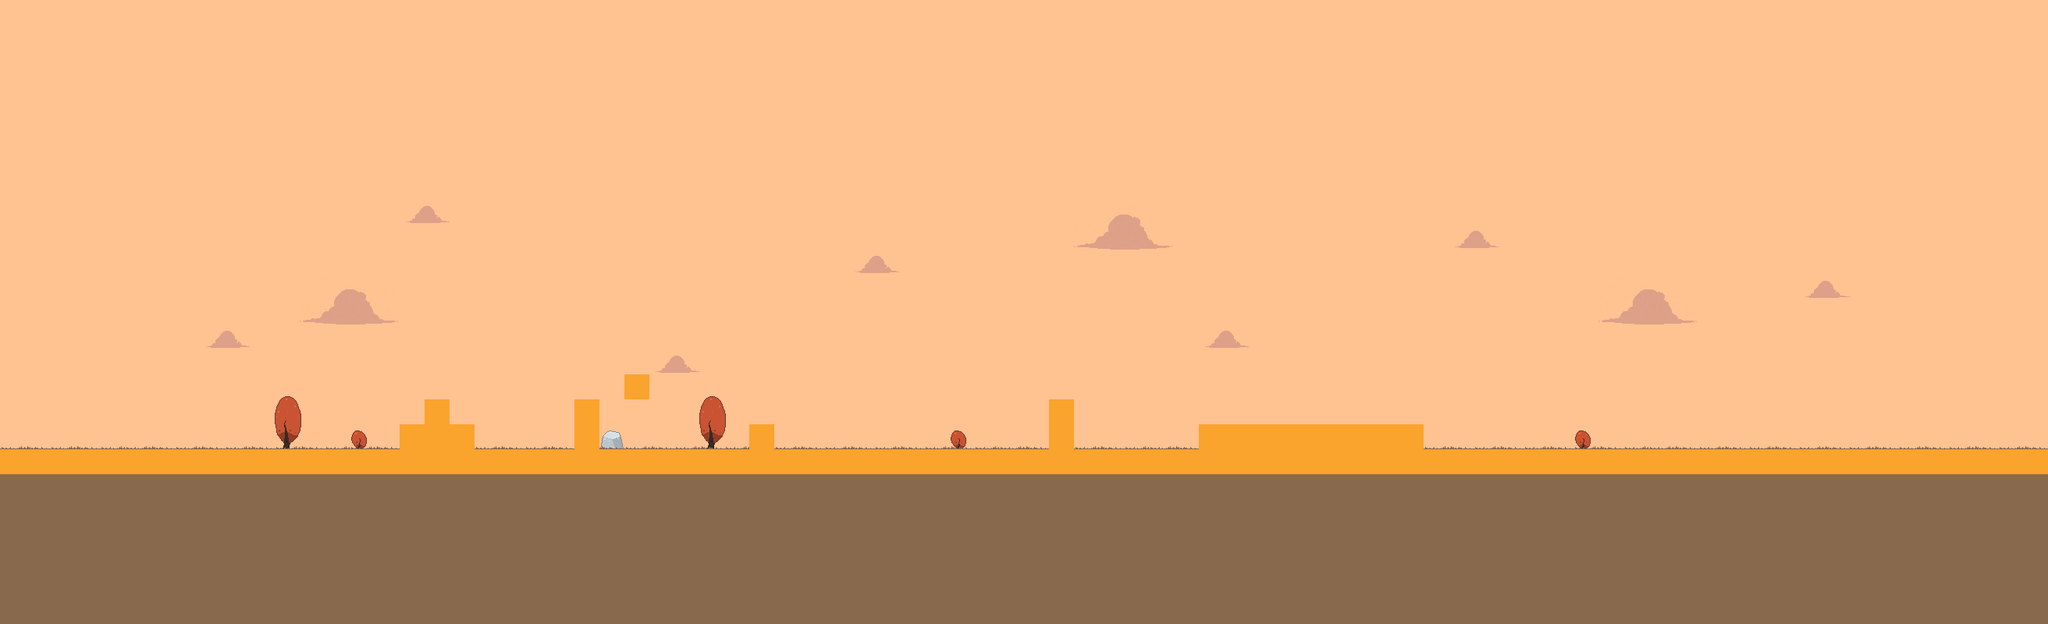

Below is a game level as drawn by its tile map, then a one-line description and the .tmx that defines it (tile-layer data replaced by summaries):
An orthogonal 82x25 tile map with 32x32 px tiles, 4 tile layers (SKY, BACKGROUND, GROUND, COLLISION), 1 hidden layer not drawn, 3 tilesets and 14 objects (PlayerStart, EndFlag).

<map version="1.0" orientation="orthogonal" width="82" height="25" tilewidth="32" tileheight="32">
 <tileset firstgid="1" name="tiles" tilewidth="32" tileheight="32">
  <image source="../assets/tileset.png" width="64" height="32" />
 </tileset>
 <tileset firstgid="3" name="tiles2" tilewidth="32" tileheight="32">
  <image source="../assets/tiles2.png" width="64" height="32" />
 </tileset>
 <tileset firstgid="5" name="SOMETILES" tilewidth="32" tileheight="32">
  <image source="../assets/SOMETILES.png" width="640" height="360" />
 </tileset>
 <layer name="SKY" width="82" height="25">
  <data>[2050 cells, 2050 non-empty, 12 distinct tile ids]</data>
 </layer>
 <layer name="BACKGROUND" width="82" height="25">
  <data>[2050 cells, 17 non-empty, 8 distinct tile ids]</data>
 </layer>
 <layer name="GROUND" width="82" height="25">
  <data>[2050 cells, 660 non-empty, 4 distinct tile ids]</data>
 </layer>
 <layer name="COLLISION" width="82" height="25">
  <data>[2050 cells, 101 non-empty, 1 distinct tile ids]</data>
 </layer>
 <layer name="FOREGROUND" width="82" height="25" visible="0">
  <data>[2050 cells, 0 non-empty, 0 distinct tile ids]</data>
 </layer>
 <objectgroup name="OBJECTS" width="82" height="25" visible="0">
  <object name="PlayerStart" gid="137" x="256" y="576" />
  <object name="EndFlag" gid="183" x="2080" y="544" />
  <object gid="180" x="480" y="576" />
  <object gid="180" x="512" y="544" />
  <object gid="180" x="704" y="544" />
  <object gid="180" x="704" y="576" />
  <object gid="180" x="768" y="512" />
  <object gid="180" x="1312" y="544" />
  <object gid="180" x="1312" y="576" />
  <object gid="180" x="1504" y="576" />
  <object gid="201" x="576" y="544" />
  <object gid="201" x="960" y="544" />
  <object gid="201" x="1728" y="544" />
  <object gid="182" x="992" y="576" />
 </objectgroup>
</map>
